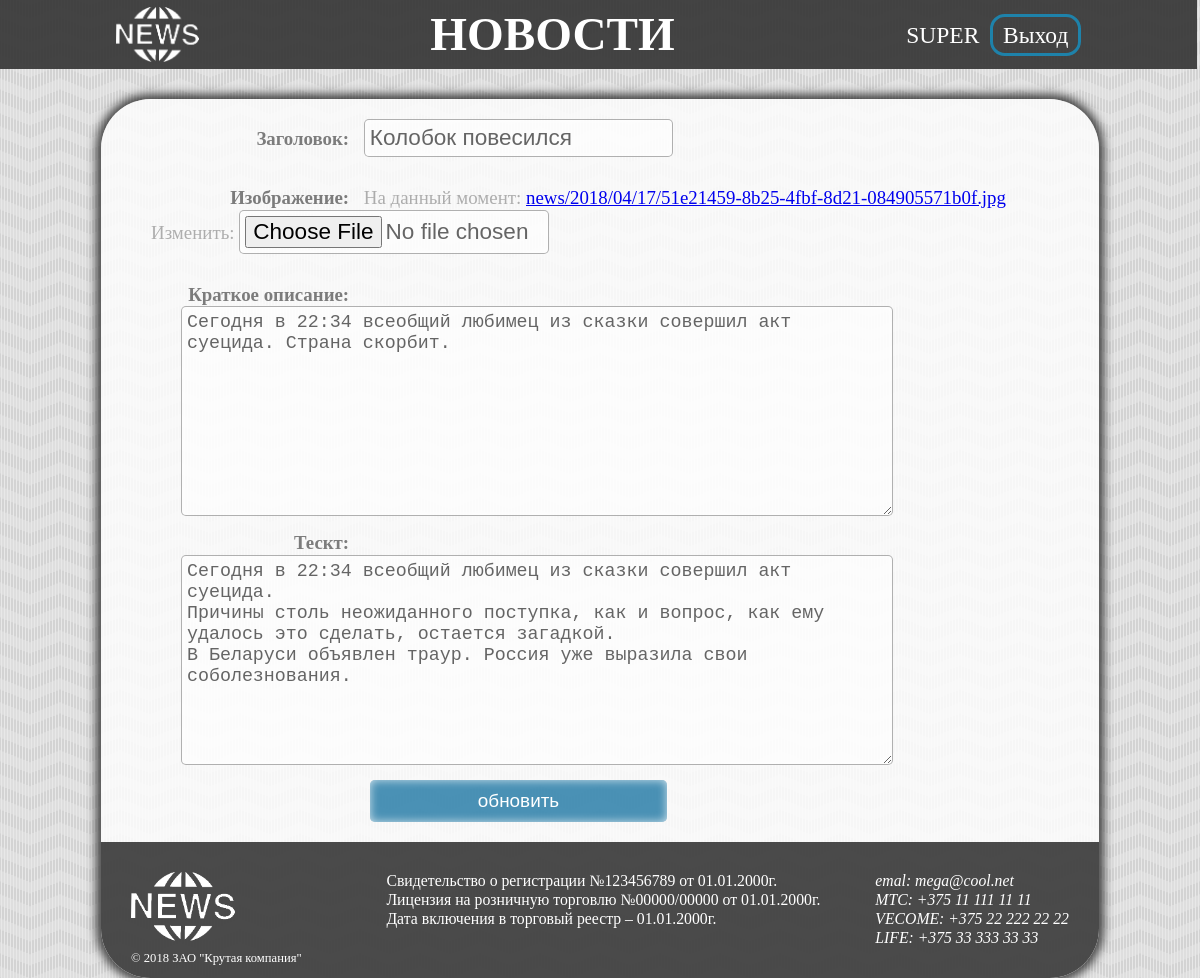
/new/1/update/ (signed in), run on the app's committed database.
### main/models/news.py (models this page shows, shortened)
class News(models.Model):
    class Meta:
        db_table = 'news'
        verbose_name = 'Новость'
        verbose_name_plural = 'Новости'
        ordering = ['-pubtime']
    title = models.CharField(max_length=50, verbose_name='Заголовок')
    image = models.ImageField(
                              upload_to='temp',
                              verbose_name='Изображение'
                             )
    short_text = models.TextField(verbose_name='Краткое описание')
    text = models.TextField(verbose_name='Тескт')
    pubtime = models.DateTimeField(
                                   auto_now_add=True,
                                   editable=False,
                                   verbose_name='Дата публикации'
                                   )

### main/views/update.py (the view)
class UpdateNewView(UpdateView):
    model = News
    fields = ['title', 'image', 'short_text', 'text']
    success_url = reverse_lazy('main')
    template_name = 'update.html'

### main/templates/update.html (shortened to what this page needs)
{% extends "base.html" %}
{% block content %}
<form action="" method="post" enctype="multipart/form-data">
{{ form.as_p }}
<input type="submit" value="обновить">
</form>
{% endblock %}

### main/templates/components/header.html
<img src="/static/images/logo.png" class="logo" alt="logo">
<h1><a href="{% url "main" %}">Новости</a></h1>
<div class="login">
{% if not user.is_authenticated %}
<a href="{% url "login" %}">Войти</a>
<a href="{% url "register" %}">Регистрация</a>
{% else %}
<span>{{ user.username }}</span>
<a href="{% url "logout" %}">Выход</a>
{% endif %}
</div>

### main/static/css/styles.css (style rules this page uses)
html, body, div, span, object, iframe, h1, h2, h3, h4, h5, h6, p, blockquote, pre, a, abbr, acronym, address, big, cite, code, del, dfn, em, img, ins, kbd, q, s, samp, small, strike, strong, sub, sup, tt, var, b, u, i, center, dl, dt, dd, ol, ul, li, fieldset, form, label, legend, table, caption, tbody, tfoot, thead, tr, th, td, article, aside, canvas, details, embed, figure, figcaption, footer, header, hgroup, menu, nav, output, ruby, section, summary, time, mark, audio, video { margin: 0; padding: 0; border: 0; font-size: 99.74977%; vertical-align: baseline; }
body { line-height: 1.2; }
body { background: url("../images/background.png") repeat; }
header .logo { float: left; box-sizing: border-box; height: 79.58874%; }
header h1 { text-transform: uppercase; font-size: 2.98928em; }
header h1 a { color: #FFFFFF; text-decoration: none; }
header .login { float: right; margin: auto 0; font-size: 1.486396em; }
header .login span { text-transform: uppercase; margin-right: -9.933818px; }
header .login a { color: #FFFFFF; border: 3.993077px solid rgba(30,130,170,1); border-radius: 14.86352px; padding: 4.971596px 9.949579px; margin-left: 14.86352px; text-decoration: none; }
form { font-size: 1.193233em; color: rgba(0, 0, 0, 0.3); }
form p { margin-bottom: 29.96616px; }
form label { display: inline-block; width: 198.1347px; text-align: right; margin-right: 9.949579px; font-weight: bold; color: rgba(0, 0, 0, 0.5); }
form input, form textarea { border-radius: 4.971596px; border: 0.9966461px solid rgba(0, 0, 0, 0.3); background-color: rgba(255, 255, 255, 0.5); color: rgba(0, 0, 0, 0.6); font-size: 1.193233em; box-shadow: inset 0 0 9.949579px rgba(255, 255, 255, 0.75); width: 297.6059px; padding: 4.971596px; }
form textarea { width: 699.7005px; height: 198.1347px; margin: 0 29.96616px; margin-bottom: -19.94166px; }
form input[type="submit"] { margin-left: 218.709px; padding: 9.949579px 24.88281px; font-size: 0.9975206em; color: #FFFFFF; background: rgba(0, 102, 153, 0.7); border-radius: 4.971596px; border: rgba(0, 102, 153, 0.6); width: 297.6059px; }

### data on the page
News: title "Колобок повесился", short_text "Сегодня в 22:34 всеобщий любимец из сказки совершил акт суецида. Страна скорбит.", text "Сегодня в 22:34 всеобщий любимец из сказки совершил акт суецида. Причины столь неожиданного поступка, как и вопрос, как ему удалось это сделать, остается загадкой. В Беларуси объявлен траур. Россия уже выразила свои соболезнования."

### other printed values
{{ user.username }} "SUPER"
